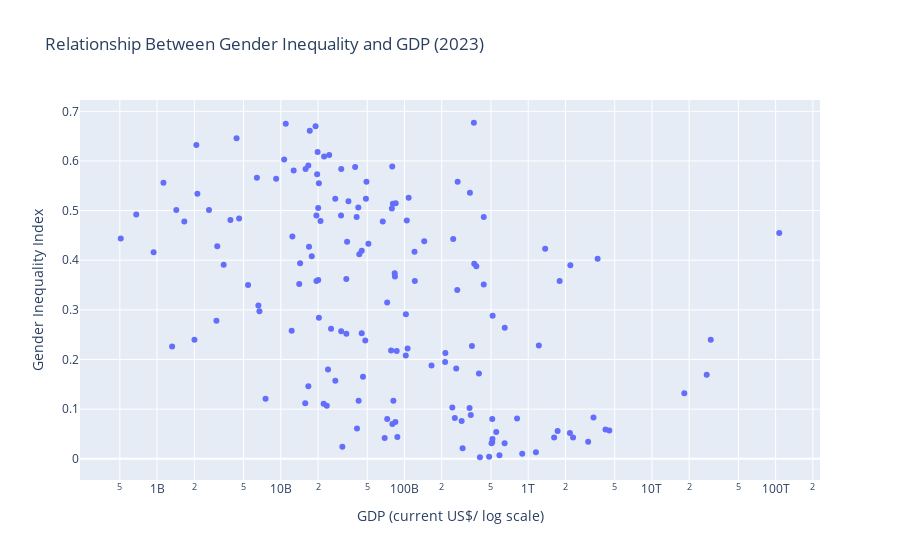

Here is the notebook cell this chart was saved with:
### Markdown cell above
3. Plot these data

### Code cell
import plotly.express as px
import plotly.io as pio
pio.renderers.default = "notebook_connected+plotly_mimetype"

fig = px.scatter(
    merged,
    x="GDP",
    y="Gender Inequality",
    hover_name="Country",
    title="Relationship Between Gender Inequality and GDP (2023)",
    labels={
        "GDP": "GDP (current US$/ log scale)",
        "Gender Inequality": "Gender Inequality Index"
    }
)

fig.update_xaxes(type="log")
fig.show()

### Figure 1 — Plotly figure (JSON) as saved in the notebook; plotly's stock layout.template omitted (floating-point values rounded to 4 significant figures; data arrays with more than 128 entries replaced by an {"elided": "..."} marker saying what was removed)
{"data": [{"hovertemplate": "<b>%{hovertext}</b><br><br>GDP (current US$/ log scale)=%{x}<br>Gender Inequality Index=%{y}<extra></extra>", "hovertext": {"elided": "152 str values"}, "legendgroup": "", "marker": {"color": "#636efa", "symbol": "circle"}, "mode": "markers", "name": "", "orientation": "v", "showlegend": false, "type": "scatter", "x": {"elided": "152 float values"}, "xaxis": "x", "y": {"elided": "152 float values"}, "yaxis": "y"}], "layout": {"legend": {"tracegroupgap": 0}, "title": {"text": "Relationship Between Gender Inequality and GDP (2023)"}, "xaxis": {"anchor": "y", "domain": [0, 1], "title": {"text": "GDP (current US$/ log scale)"}, "type": "log"}, "yaxis": {"anchor": "x", "domain": [0, 1], "title": {"text": "Gender Inequality Index"}}}}
